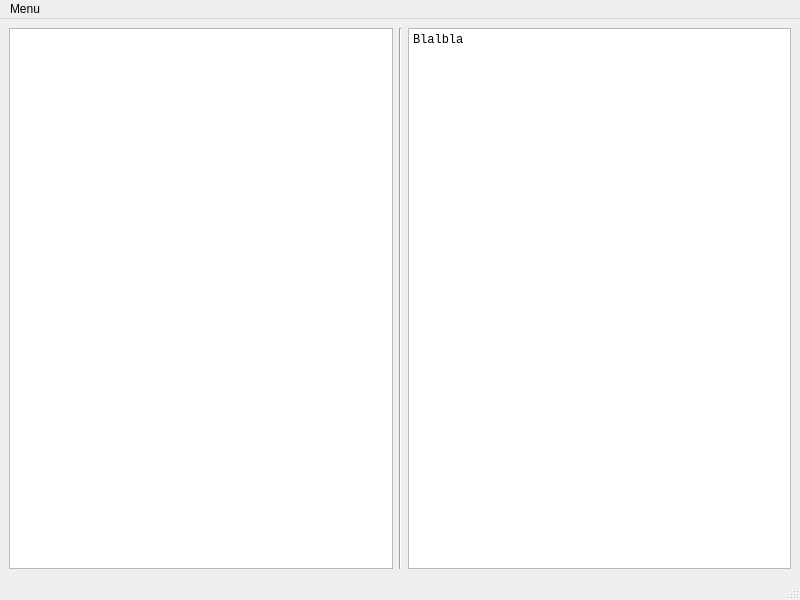
<?xml version="1.0" encoding="UTF-8"?>
<ui version="4.0">
 <class>MainWindow</class>
 <widget class="QMainWindow" name="MainWindow">
  <property name="geometry">
   <rect>
    <x>0</x>
    <y>0</y>
    <width>800</width>
    <height>600</height>
   </rect>
  </property>
  <property name="windowTitle">
   <string>MainWindow</string>
  </property>
  <widget class="QWidget" name="centralwidget">
   <layout class="QHBoxLayout" name="horizontalLayout">
    <item>
     <widget class="TreeView" name="treeView"/>
    </item>
    <item>
     <widget class="Line" name="line">
      <property name="orientation">
       <enum>Qt::Vertical</enum>
      </property>
     </widget>
    </item>
    <item>
     <widget class="QPlainTextEdit" name="textView">
      <property name="font">
       <font>
        <family>Courier New</family>
       </font>
      </property>
      <property name="plainText">
       <string>Blalbla</string>
      </property>
     </widget>
    </item>
   </layout>
  </widget>
  <widget class="QMenuBar" name="menubar">
   <property name="geometry">
    <rect>
     <x>0</x>
     <y>0</y>
     <width>800</width>
     <height>20</height>
    </rect>
   </property>
   <widget class="QMenu" name="menuMenu">
    <property name="title">
     <string>Menu</string>
    </property>
    <addaction name="actionOpen_file"/>
    <addaction name="actionExit"/>
   </widget>
   <addaction name="menuMenu"/>
  </widget>
  <widget class="QStatusBar" name="statusbar"/>
  <action name="actionOpen_file">
   <property name="text">
    <string>Open file</string>
   </property>
   <property name="shortcut">
    <string>Ctrl+O</string>
   </property>
  </action>
  <action name="actionExit">
   <property name="text">
    <string>Exit</string>
   </property>
   <property name="shortcut">
    <string>Alt+F4</string>
   </property>
   <property name="shortcutContext">
    <enum>Qt::ApplicationShortcut</enum>
   </property>
  </action>
 </widget>
 <customwidgets>
  <customwidget>
   <class>TreeView</class>
   <extends>QTreeView</extends>
   <header>treeview.h</header>
  </customwidget>
 </customwidgets>
 <resources/>
 <connections/>
</ui>
